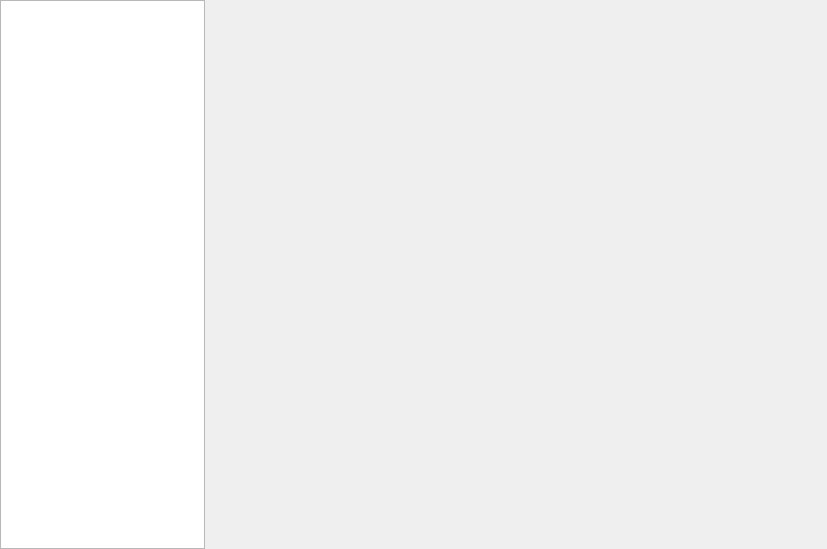
<?xml version="1.0" encoding="UTF-8"?>
<ui version="4.0">
 <class>DDocmentsInfoDialog</class>
 <widget class="QDialog" name="DDocmentsInfoDialog">
  <property name="geometry">
   <rect>
    <x>0</x>
    <y>0</y>
    <width>827</width>
    <height>549</height>
   </rect>
  </property>
  <property name="windowTitle">
   <string>Dialog</string>
  </property>
  <layout class="QHBoxLayout" name="horizontalLayout">
   <property name="spacing">
    <number>0</number>
   </property>
   <property name="leftMargin">
    <number>0</number>
   </property>
   <property name="topMargin">
    <number>0</number>
   </property>
   <property name="rightMargin">
    <number>0</number>
   </property>
   <property name="bottomMargin">
    <number>0</number>
   </property>
   <item>
    <widget class="QTreeView" name="treeView_doc">
     <property name="maximumSize">
      <size>
       <width>205</width>
       <height>16777215</height>
      </size>
     </property>
     <attribute name="headerVisible">
      <bool>false</bool>
     </attribute>
    </widget>
   </item>
   <item>
    <widget class="QWidget" name="widget_view" native="true"/>
   </item>
  </layout>
 </widget>
 <resources/>
 <connections/>
</ui>
